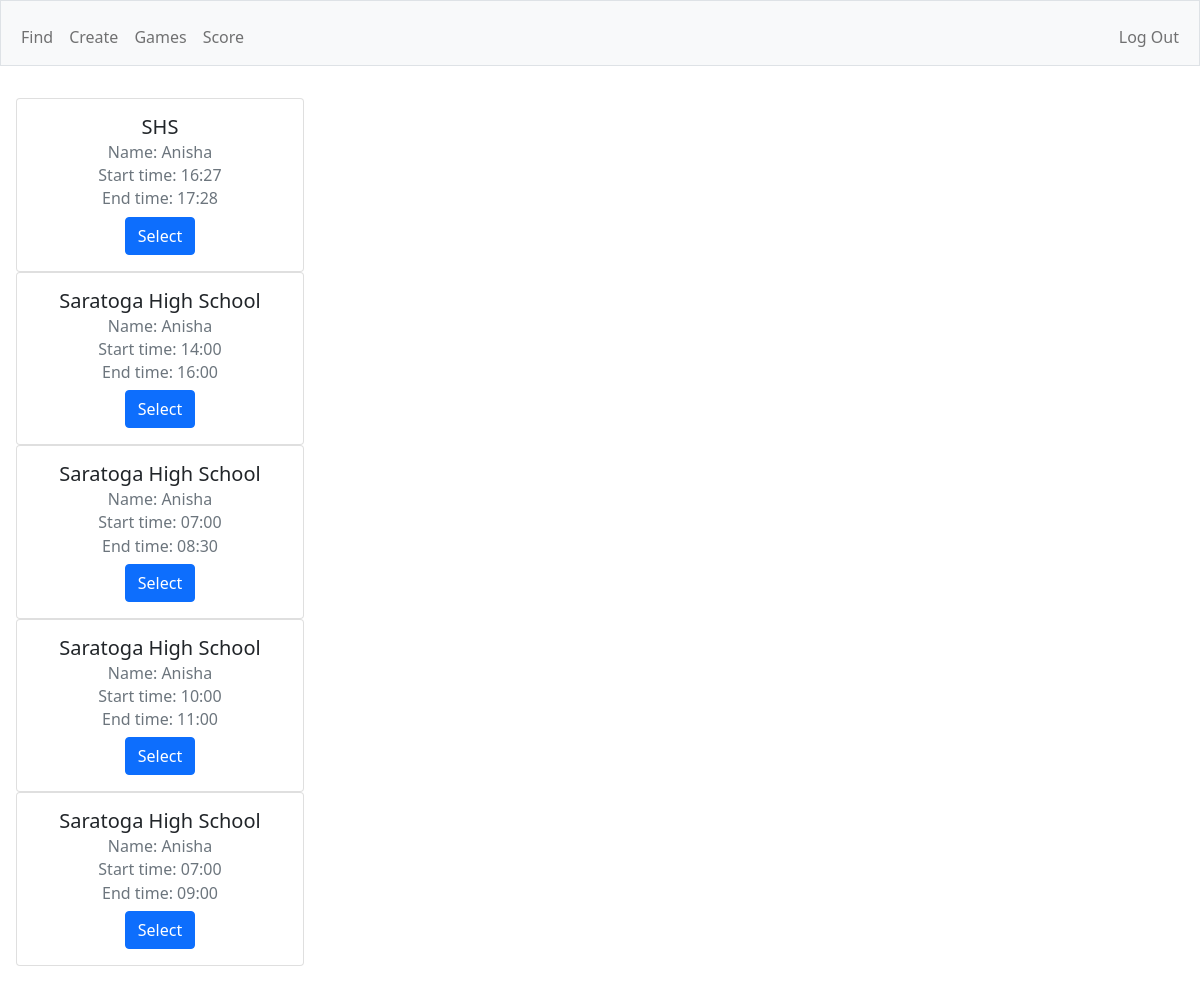
The page /find (signed in) on the database its author committed.
### tables this page shows
CREATE TABLE 'requests' (
    user_id INTEGER,
    name TEXT NOT NULL,
    time_start TEXT NOT NULL,
    time_end TEXT NOT NULL,
    location TEXT NOT NULL
, completed BOOLEAN DEFAULT 0, 'request_id'  INTEGER PRIMARY KEY );

### app.py (the view, shortened to what this page needs)
@app.route("/find", methods=["GET", "POST"])
@login_required
def find():
    user_id = session["user_id"]
    request_id = request.form.get("request_id")
    requests = db.execute("SELECT name, time_start, time_end, location, request_id FROM requests WHERE completed = 0 ORDER BY location")
    for row in requests:
        name = row["name"]
        location = row["location"]
        time_start = row['time_start']
        time_end = row['time_end']
        request_id = row['request_id']
    return render_template("find.html", requests = requests)

### app.py (called while the page is built)
@app.after_request
def after_request(response):
    response.headers["Cache-Control"] = "no-cache, no-store, must-revalidate"
    response.headers["Expires"] = 0
    response.headers["Pragma"] = "no-cache"
    return response

### helpers.py (called while the page is built)
def login_required(f):
    @wraps(f)
    def decorated_function(*args, **kwargs):
        if session.get("user_id") is None:
            return redirect("/login")
        return f(*args, **kwargs)
    return decorated_function

### templates/find.html (shortened to what this page needs)
{% extends "layout.html" %}
{% block main %}
    <form action="/find" method="post" class="row g-3">
        <tbody>
            <div class="row">
                {% for row in requests %}
                    <div class="col-sm-6">
                        <div class="card" style="width: 18rem;">
                            <div class="card-body">
                                <h5 class="card-title">{{ row['location'] }}</h5>
                                <h6 class="card-subtitle mb-2 text-muted">Name: {{ row['name'] }}</h6>
                                <h6 class = "card-subtitle mb-2 text-muted">Start time: {{ row['time_start'] }}</h6>
                                <h6 class = "card-subtitle mb-2 text-muted">End time: {{ row['time_end'] }}</h6>
                                <div class="col-12">
                                <button type="submit" class="btn btn-primary">Select</button>
                            </div>
                        </div>
                    </div>
                {% endfor %}
            </div>
        </tbody>
    </form>
{% endblock %}

### rows shown on the page
requests: location "SHS", name "Anisha", time_start "16:27", time_end "17:28"
requests: location "Saratoga High School", name "Anisha", time_start "14:00", time_end "16:00"
requests: location "Saratoga High School", name "Anisha", time_start "07:00", time_end "08:30"
requests: location "Saratoga High School", name "Anisha", time_start "10:00", time_end "11:00"
requests: location "Saratoga High School", name "Anisha", time_start "07:00", time_end "09:00"
